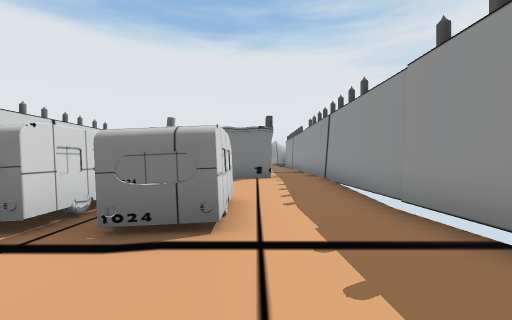
[1] (above)

16 first-person views from a walk through a 3-D level made in the Unity game engine. The camera is 1.4 m above the floor, looks level and sees 90° across. The floor is counted in squares, 2 m on a side. Each view is taken from the middle of a square. On the plan, view 1 faces up. The plan holds only what a view shows up to about 9 squares ahead; the rest is blank. The place goes on beyond the plan. The player character is not drawn. Some surface patterns are stand-ins.

[2]
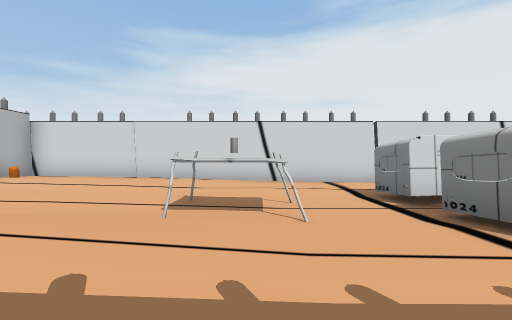

[3]
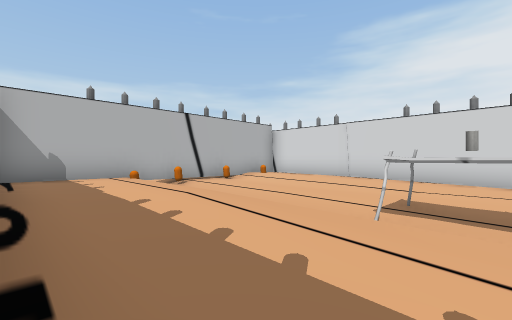

[4]
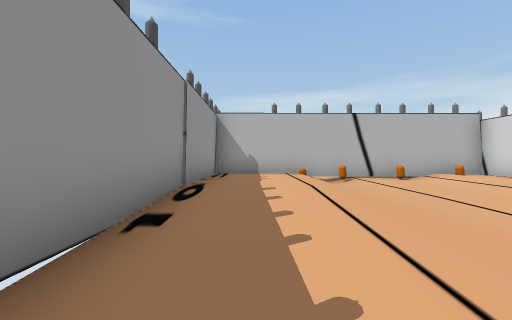

[5]
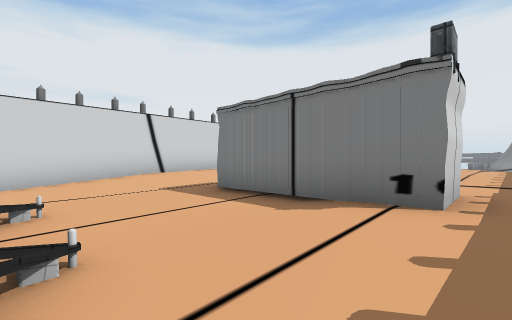

[6]
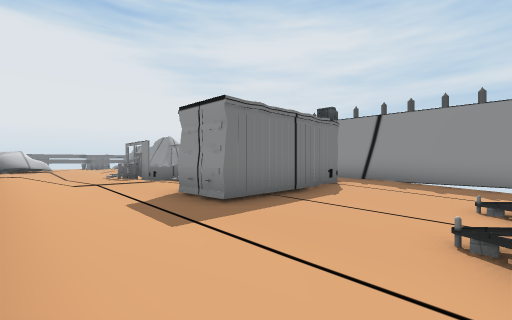

[7]
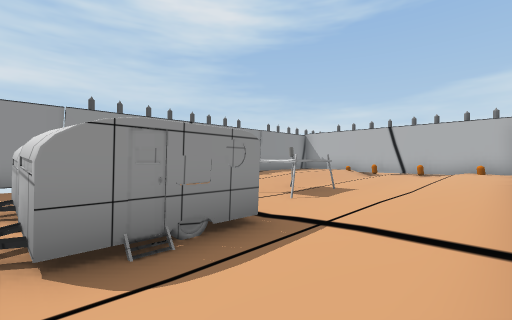

[8]
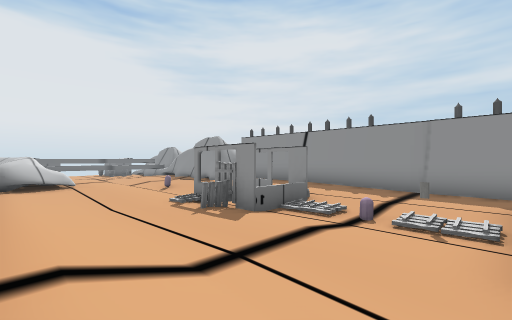

[9]
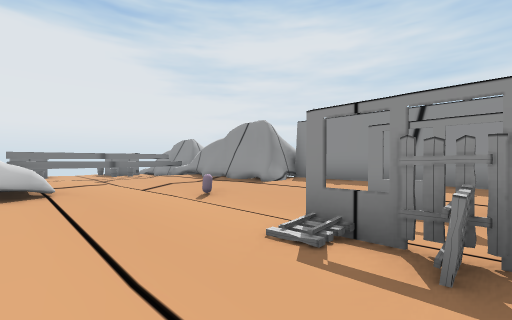

[10]
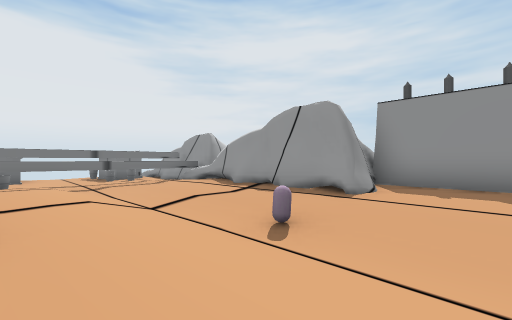

[11]
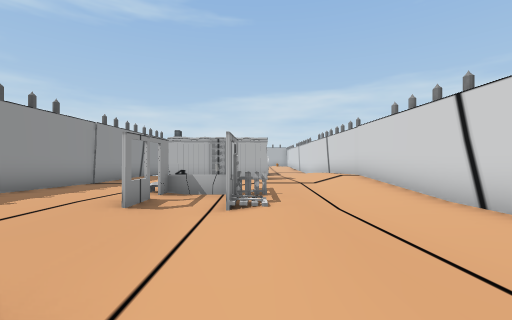

[12]
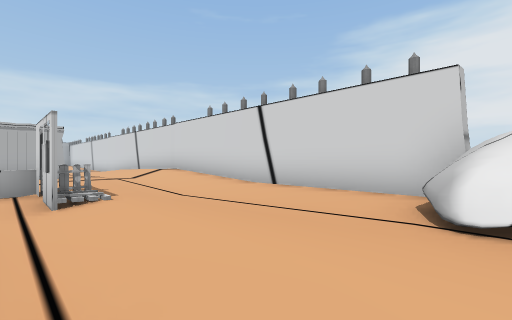

[13]
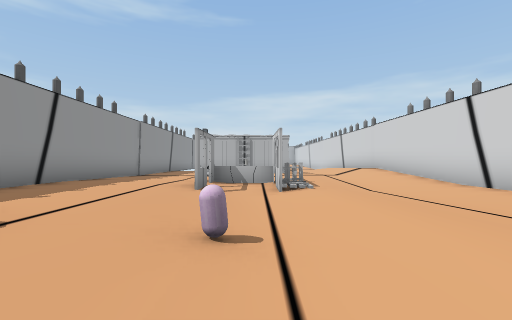

[14]
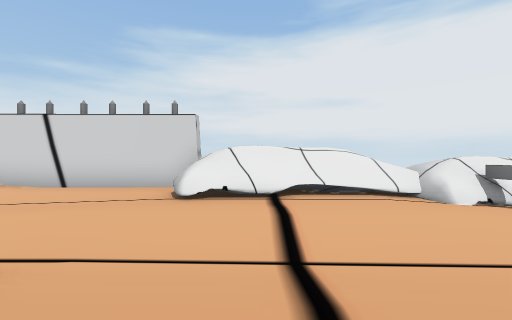

[15]
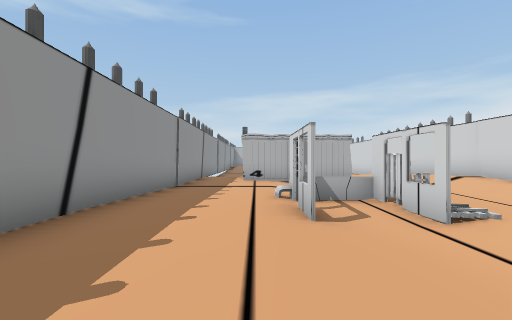

[16]
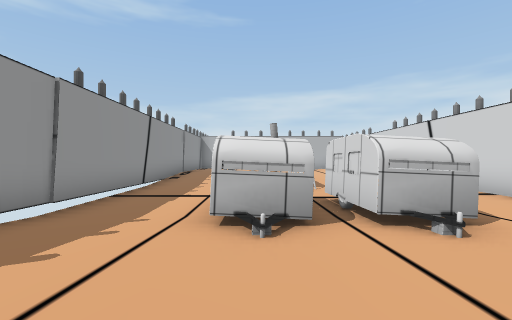

### Floor plan
Key: @ floor where view 1 was taken; # wall or solid block; . main floor; : floor 0.25 m higher than the main floor; - floor 0.25 m lower than the main floor; + floor 0.5 m higher than the main floor; _ floor 0.5 m lower than the main floor; / step, stairs or slope; = window, fence, low wall or low ledge; H house; C capsule; Y cylinder; O other object.
Columns run from 7 left of view 1 to 3 right of it. Each row starts with its distance up from view 1.
 26   =
 25  /######=
 24  /=.////#
 23  ///////#
 22  ///////#
 21  #=.////#
 20 ##=.////###
 19 #.../C..#:#
 18 #....-..::#
 17 #....-/.::#
 16 #.--.-/.::#
 15 #:/-H-#/..#
 14 #//.HHH...#
 13 #//..//...#
 12 #+/..C-...#
 11 #+/..Y/...#
 10 #+/..//...#
  9 #:/-####..#
  8 #:/---/...#
  7 #//-------#
  6 #//-------#
  5 #//_O_O---#
  4 #--/O_O___#
  3 #--_O_O___#
  2 #---___---#
  1 #---___---#
  0 #---_O/@--#
 -1 #----O////#
 -2 #..--/////#
 -3 #..--//:::#
 -4 #..////:::#
 -5 #..////:::#
 -6 #.:////:::#
 -7 #.O#OO/:::#
 -8 ## ########

Positions as (right, up) in squares from view 1, and headings:
1: (0, 0), facing up
2: (2, 0), facing left
3: (2, 0), facing down-left
4: (1, 1), facing down
5: (1, 5), facing up-left
6: (-6, 5), facing up-right
7: (-6, 5), facing down-right
8: (-6, 10), facing up-right
9: (-5, 14), facing up-right
10: (-4, 17), facing up-right
11: (-3, 20), facing down
12: (-2, 20), facing down-left
13: (-2, 21), facing down
14: (0, 21), facing left
15: (0, 19), facing down
16: (-1, 8), facing down
